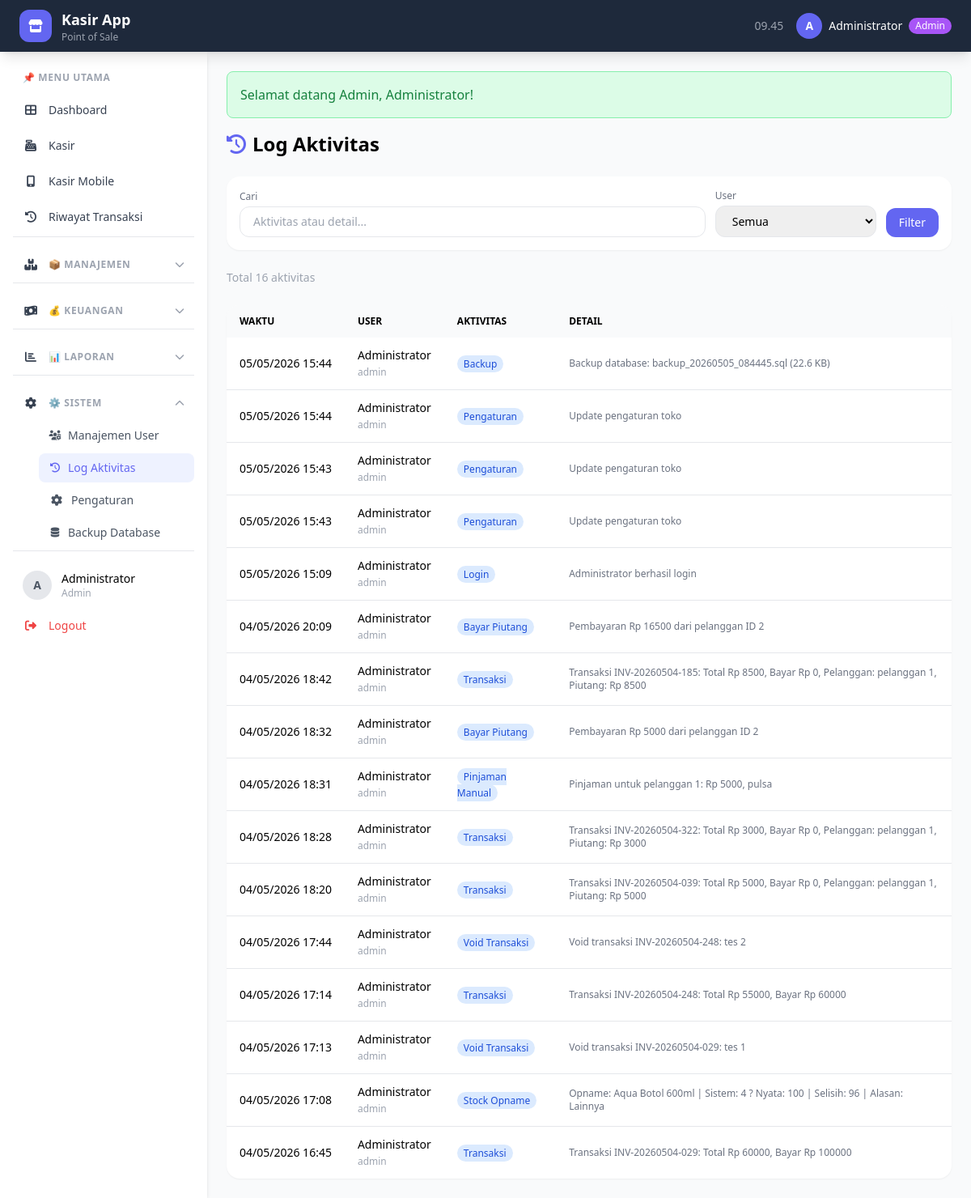
Page /index.php?page=log (signed in) on the earlier database version.
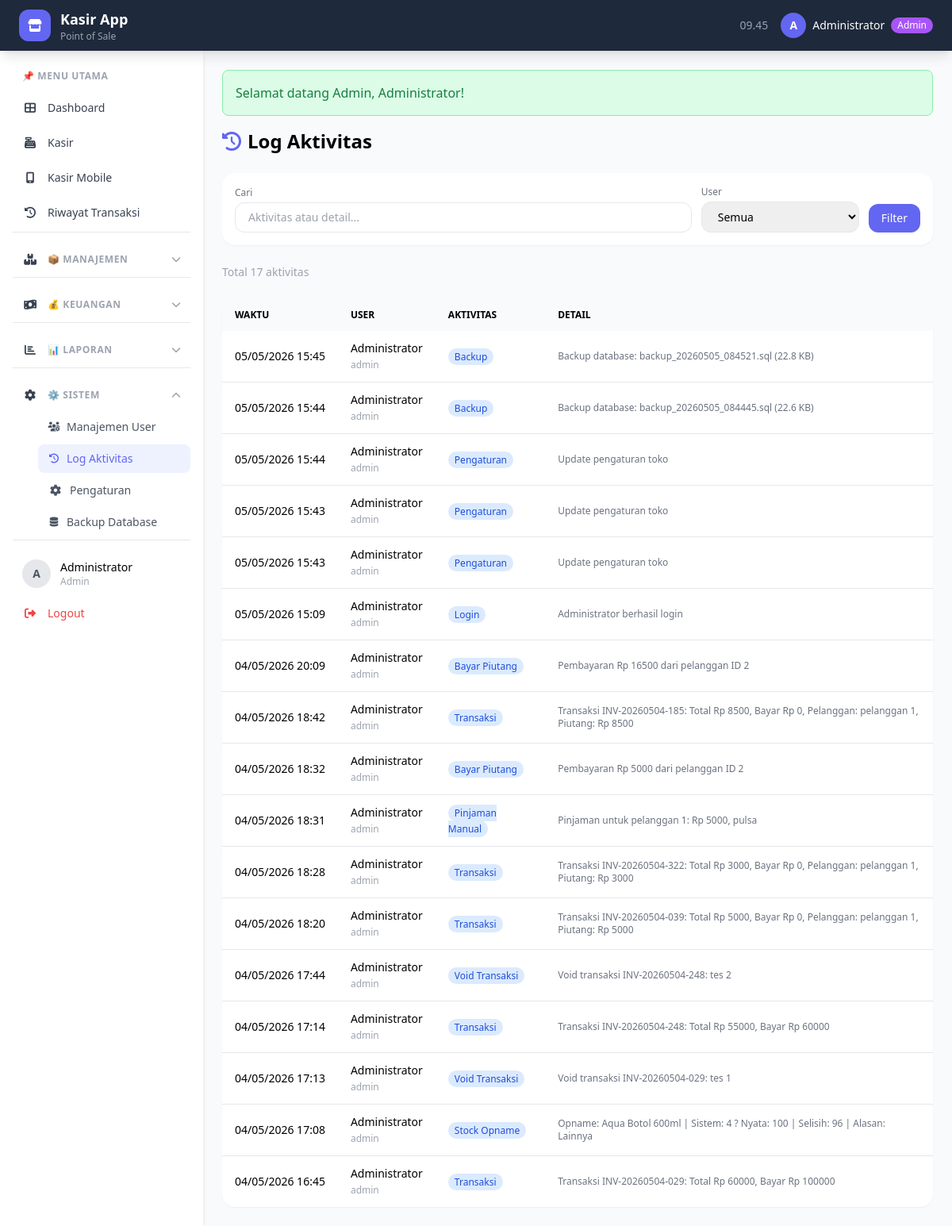
Same page on the later database version.
### tables this page shows
CREATE TABLE `log_aktivitas` (
  `id` int(11) NOT NULL AUTO_INCREMENT,
  `user_id` int(11) NOT NULL,
  `aktivitas` varchar(100) NOT NULL,
  `detail` text DEFAULT NULL,
  `created_at` timestamp NOT NULL DEFAULT current_timestamp(),
  PRIMARY KEY (`id`),
  KEY `user_id` (`user_id`),
  CONSTRAINT `log_aktivitas_ibfk_1` FOREIGN KEY (`user_id`) REFERENCES `users` (`id`)
);

CREATE TABLE `users` (
  `id` int(11) NOT NULL AUTO_INCREMENT,
  `username` varchar(50) NOT NULL,
  `password` varchar(255) NOT NULL,
  `nama` varchar(100) NOT NULL,
  `role` enum('admin','kasir') NOT NULL DEFAULT 'kasir',
  `created_at` timestamp NOT NULL DEFAULT current_timestamp(),
  PRIMARY KEY (`id`),
  UNIQUE KEY `username` (`username`)
);

### halaman/log.php (the view, shortened to what this page needs)
<?php
$currentPage = getCurrentPage();
$perPage = 30;
$search = $_GET['search'] ?? '';
$where = "WHERE 1=1";
$totalQuery = mysqli_query($conn, "SELECT COUNT(*) as total FROM log_aktivitas l $where");
$totalRows = mysqli_fetch_assoc($totalQuery)['total'];
$limit = getLimit($currentPage, $perPage);
$log_list = mysqli_query($conn, "
    SELECT l.*, u.nama as user_nama, u.role
    FROM log_aktivitas l
    JOIN users u ON l.user_id = u.id
    $where
    ORDER BY l.created_at DESC
    $limit
");
?>
<div class="space-y-6">
    <h1 class="text-2xl font-bold"><i class="fas fa-history text-primary mr-2"></i>Log Aktivitas</h1>
    <div class="bg-white rounded-2xl shadow-sm p-4">
        <form method="get" class="flex flex-wrap gap-3 items-end">
            <div class="flex-1 min-w-[200px]">
                <label class="text-xs text-gray-500 block mb-1">Cari</label>
                <input type="text" name="search" value="<?= $search ?>"
                       placeholder="Aktivitas atau detail..."
                       class="w-full px-4 py-2 border rounded-xl text-sm">
            </div>
            <div>
                <label class="text-xs text-gray-500 block mb-1">User</label>
                <select name="user" class="px-4 py-2 border rounded-xl text-sm">
                    <option value="">Semua</option>
                </select>
            </div>
            <button type="submit" class="bg-primary text-white px-4 py-2 rounded-xl text-sm">Filter</button>
        </form>
    </div>
    <p class="text-sm text-gray-400">Total <?= $totalRows ?> aktivitas</p>
    <div class="bg-white rounded-2xl shadow-sm overflow-hidden">
        <table class="w-full">
            <thead class="bg-gray-50">
                <tr>
                    <th class="px-4 py-3 text-left text-xs uppercase">Waktu</th>
                    <th class="px-4 py-3 text-left text-xs uppercase">User</th>
                    <th class="px-4 py-3 text-left text-xs uppercase">Aktivitas</th>
                    <th class="px-4 py-3 text-left text-xs uppercase">Detail</th>
                </tr>
            </thead>
            <tbody class="divide-y">
                <?php while($l = mysqli_fetch_assoc($log_list)): ?>
                <tr class="hover:bg-gray-50 text-sm">
                    <td class="px-4 py-3 whitespace-nowrap"><?= tgl_jam($l['created_at']) ?></td>
                    <td class="px-4 py-3">
                        <span class="font-medium"><?= $l['user_nama'] ?></span>
                        <br><span class="text-xs text-gray-400"><?= $l['role'] ?></span>
                    </td>
                    <td class="px-4 py-3">
                        <span class="px-2 py-0.5 text-xs rounded-full bg-blue-100 text-blue-700">
                            <?= $l['aktivitas'] ?>
                        </span>
                    </td>
                    <td class="px-4 py-3 text-xs text-gray-500"><?= $l['detail'] ?></td>
                </tr>
                <?php endwhile; ?>
            </tbody>
        </table>
    </div>
</div>

### index.php (shortened to what this page needs)
<?php
require_once 'config/database.php';
require_once 'functions/helper.php';
$page = $_GET['page'] ?? 'dashboard';
switch ($page) {
    case 'log':
        include 'includes/header.php';
        include 'halaman/log.php';
        include 'includes/footer.php';
        break;
}
?>

### includes/header.php (shortened to what this page needs)
<?php
$current_page = $_GET['page'] ?? 'dashboard';
$user = userLogin();
?>
<!DOCTYPE html>
<html lang="id" class="h-full">
<head>
    <script src="https://cdn.tailwindcss.com"></script>
    <link rel="stylesheet" href="https://cdnjs.cloudflare.com/ajax/libs/font-awesome/6.4.0/css/all.min.css">
</head>
<body class="h-full bg-gray-50">
<nav class="bg-dark text-white shadow-lg sticky top-0 z-50">
    <div class="max-w-full mx-auto px-6">
        <div class="flex justify-between h-16 items-center">
            <div class="flex items-center gap-3">
                <div class="flex items-center gap-3">
                    <div class="w-10 h-10 bg-primary rounded-xl flex items-center justify-center">
                        <i class="fas fa-store text-white"></i>
                    </div>
                    <div>
                        <h1 class="font-bold text-lg"><?= APP_NAME ?></h1>
                        <p class="text-xs text-gray-400">Point of Sale</p>
                    </div>
                </div>
            </div>
            <div class="flex items-center gap-4">
                <span class="text-sm text-gray-400 hidden md:block" id="jam"></span>
                <div class="relative group">
                    <button class="flex items-center gap-2 hover:text-gray-300 transition">
                        <div class="w-8 h-8 rounded-full bg-primary flex items-center justify-center text-sm font-bold">
                            <?= strtoupper(substr($user['nama'], 0, 1)) ?>
                        </div>
                        <span class="hidden md:block text-sm"><?= $user['nama'] ?></span>
                        <span class="hidden md:block px-2 py-0.5 rounded-full text-xs <?= $user['role'] == 'admin' ? 'bg-purple-500' : 'bg-blue-500' ?>">
                            <?= ucfirst($user['role']) ?>
                        </span>
                    </button>
                </div>
            </div>
        </div>
    </div>
</nav>
<div class="flex h-[calc(100vh-64px)]">
    <aside id="sidebar" class="w-64 bg-white shadow-md overflow-y-auto flex-shrink-0 hidden lg:block transition-transform duration-300">
        <nav class="p-4 space-y-1">
            <div class="px-3 py-2 text-xs font-semibold text-gray-400 uppercase tracking-wider">
                📌 Menu Utama
            </div>
            <a href="?page=dashboard"
               class="sidebar-link flex items-center gap-3 px-3 py-2.5 rounded-xl text-sm font-medium transition
                      <?= ($current_page == 'dashboard') ? 'bg-primary text-white shadow-lg shadow-indigo-200' : 'text-gray-700 hover:bg-gray-100' ?>">
                <i class="fas fa-th-large w-5 text-center"></i> Dashboard
            </a>
            <a href="?page=kasir"
               class="sidebar-link flex items-center gap-3 px-3 py-2.5 rounded-xl text-sm font-medium transition
                      <?= ($current_page == 'kasir') ? 'bg-primary text-white shadow-lg shadow-indigo-200' : 'text-gray-700 hover:bg-gray-100' ?>">
                <i class="fas fa-cash-register w-5 text-center"></i> Kasir
            </a>
            <a href="?page=kasir-mobile"
   class="sidebar-link flex items-center gap-3 px-3 py-2.5 rounded-xl text-sm font-medium transition
          <?= ($current_page == 'kasir-mobile') ? 'bg-primary text-white shadow-lg shadow-indigo-200' : 'text-gray-700 hover:bg-gray-100' ?>">
    <i class="fas fa-mobile-alt w-5 text-center"></i> Kasir Mobile
</a>
            <a href="?page=transaksi"
               class="sidebar-link flex items-center gap-3 px-3 py-2.5 rounded-xl text-sm font-medium transition
                      <?= ($current_page == 'transaksi') ? 'bg-primary text-white shadow-lg shadow-indigo-200' : 'text-gray-700 hover:bg-gray-100' ?>">
                <i class="fas fa-history w-5 text-center"></i> Riwayat Transaksi
            </a>
            <?php if (isAdmin()): ?>
            <div class="border-t pt-4 mt-4">
                <button onclick="toggleSubmenu('submenu-manajemen')"
                        class="w-full flex items-center gap-3 px-3 py-2.5 rounded-xl text-sm font-medium text-gray-700 hover:bg-gray-100 transition">
                    <i class="fas fa-boxes w-5 text-center"></i>
                    <span class="text-xs font-semibold text-gray-400 uppercase tracking-wider">📦 Manajemen</span>
                    <i id="icon-manajemen" class="submenu-icon fas fa-chevron-down ml-auto text-xs text-gray-400 <?= in_array($current_page, ['produk', 'produk-tambah', 'produk-edit', 'satuan', 'restok', 'stock-opname', 'pelanggan', 'program-thr']) ? 'open' : '' ?>"></i>
                </button>
            </div>
            <div class="border-t pt-4 mt-4">
                <button onclick="toggleSubmenu('submenu-keuangan')"
                        class="w-full flex items-center gap-3 px-3 py-2.5 rounded-xl text-sm font-medium text-gray-700 hover:bg-gray-100 transition">
                    <i class="fas fa-money-bill-wave w-5 text-center"></i>
                    <span class="text-xs font-semibold text-gray-400 uppercase tracking-wider">💰 Keuangan</span>
                    <i id="icon-keuangan" class="submenu-icon fas fa-chevron-down ml-auto text-xs text-gray-400 <?= in_array($current_page, ['piutang', 'piutang-detail', 'pengeluaran']) ? 'open' : '' ?>"></i>
                </button>
            </div>
            <div class="border-t pt-4 mt-4">
                <button onclick="toggleSubmenu('submenu-laporan')"
                        class="w-full flex items-center gap-3 px-3 py-2.5 rounded-xl text-sm font-medium text-gray-700 hover:bg-gray-100 transition">
                    <i class="fas fa-chart-bar w-5 text-center"></i>
                    <span class="text-xs font-semibold text-gray-400 uppercase tracking-wider">📊 Laporan</span>
                    <i id="icon-laporan" class="submenu-icon fas fa-chevron-down ml-auto text-xs text-gray-400 <?= in_array($current_page, ['laporan', 'laporan-keuangan', 'analitik']) ? 'open' : '' ?>"></i>
                </button>
            </div>
            <div class="border-t pt-4 mt-4">
                <button onclick="toggleSubmenu('submenu-sistem')"
                        class="w-full flex items-center gap-3 px-3 py-2.5 rounded-xl text-sm font-medium text-gray-700 hover:bg-gray-100 transition">
                    <i class="fas fa-cog w-5 text-center"></i>
                    <span class="text-xs font-semibold text-gray-400 uppercase tracking-wider">⚙️ Sistem</span>
                    <i id="icon-sistem" class="submenu-icon fas fa-chevron-down ml-auto text-xs text-gray-400 <?= in_array($current_page, ['users', 'log', 'backup']) ? 'open' : '' ?>"></i>
                </button>
                <div id="submenu-sistem" class="ml-8 mt-1 space-y-1 submenu <?= in_array($current_page, ['users', 'log', 'backup']) ? '' : 'hidden' ?>">
                    <a href="?page=users"
                       class="flex items-center gap-2 px-3 py-2 rounded-lg text-sm transition
                              <?= ($current_page == 'users') ? 'bg-indigo-50 text-primary font-medium' : 'text-gray-600 hover:bg-gray-100' ?>">
                        <i class="fas fa-users-cog w-4 text-center text-xs"></i> Manajemen User
                    </a>
                    <a href="?page=log"
                       class="flex items-center gap-2 px-3 py-2 rounded-lg text-sm transition
                              <?= ($current_page == 'log') ? 'bg-indigo-50 text-primary font-medium' : 'text-gray-600 hover:bg-gray-100' ?>">
                        <i class="fas fa-history w-4 text-center text-xs"></i> Log Aktivitas
                    </a>
                    <a href="?page=pengaturan"
                        class="flex items-center gap-2 px-3 py-2 rounded-lg text-sm transition
                             <?= ($current_page == 'pengaturan') ? 'bg-indigo-50 text-primary font-medium' : 'text-gray-600 hover:bg-gray-100' ?>">
                        <i class="fas fa-cog w-5 text-center"></i>
                        Pengaturan
                    </a>
                    <a href="?page=backup"
                       class="flex items-center gap-2 px-3 py-2 rounded-lg text-sm transition
                              <?= ($current_page == 'backup') ? 'bg-indigo-50 text-primary font-medium' : 'text-gray-600 hover:bg-gray-100' ?>">
                        <i class="fas fa-database w-4 text-center text-xs"></i> Backup Database
                    </a>
                </div>
            </div>
            <?php endif; ?>
            <div class="border-t pt-4 mt-4">
                <div class="px-3 py-2">
                    <div class="flex items-center gap-3">
                        <div class="w-9 h-9 rounded-full bg-gray-200 flex items-center justify-center">
                            <span class="text-sm font-bold text-gray-600"><?= strtoupper(substr($user['nama'], 0, 1)) ?></span>
                        </div>
                        <div class="flex-1 min-w-0">
                            <p class="text-sm font-medium truncate"><?= $user['nama'] ?></p>
                            <p class="text-xs text-gray-400"><?= ucfirst($user['role']) ?></p>
                        </div>
                    </div>
                </div>
                <a href="proses/logout.php"
                   class="flex items-center gap-3 px-3 py-2.5 rounded-xl text-sm font-medium text-red-500 hover:bg-red-50 transition mt-1">
                    <i class="fas fa-sign-out-alt w-5 text-center"></i> Logout
                </a>
            </div>
        </nav>
    </aside>
    <main class="flex-1 overflow-y-auto p-6">
        <?php flash('sukses'); ?>

### functions/helper.php (shortened to what this page needs)
<?php
function tgl_jam($datetime) {
    return date('d/m/Y H:i', strtotime($datetime));
}
function isAdmin() {
    return isset($_SESSION['role']) && $_SESSION['role'] === 'admin';
}
function flash($nama = 'sukses') {
    if (isset($_SESSION[$nama])) {
        $type = $_SESSION[$nama . '_type'] ?? 'success';
        $bg = $type == 'danger' ? 'bg-red-100 text-red-700 border-red-300' : 'bg-green-100 text-green-700 border-green-300';
        echo "<div class='mb-4 p-4 border rounded-lg $bg'>";
        echo $_SESSION[$nama];
        echo "</div>";
    }
}
function userLogin() {
    return [
        'id' => $_SESSION['user_id'] ?? 0,
        'nama' => $_SESSION['nama'] ?? '',
        'role' => $_SESSION['role'] ?? ''
    ];
}
function getLimit($page = 1, $perPage = 20) {
    $page = max(1, (int)$page);
    $start = ($page - 1) * $perPage;
    return "LIMIT $start, $perPage";
}
function getCurrentPage() {
    return isset($_GET['page_num']) ? max(1, (int)$_GET['page_num']) : 1;
}
?>

### includes/footer.php (shortened to what this page needs)
    </main>
</div>
</body>
</html>

### includes/header.php (style rules this page uses)
.sidebar-link { transition: all 0.2s ease; }
.submenu-icon { transition: transform 0.3s ease; }
.submenu-icon.open { transform: rotate(180deg); }
.submenu { animation: slideDown 0.2s ease; }

Differences in the rows shown:
added log_aktivitas: created_at "05/05/2026 15:45", user.nama "Administrator", user.role "admin", aktivitas "Backup", detail "Backup database: backup_20260505_084521.sql (22.8 KB)"
Other differences:
$totalRows: "16" → "17"
